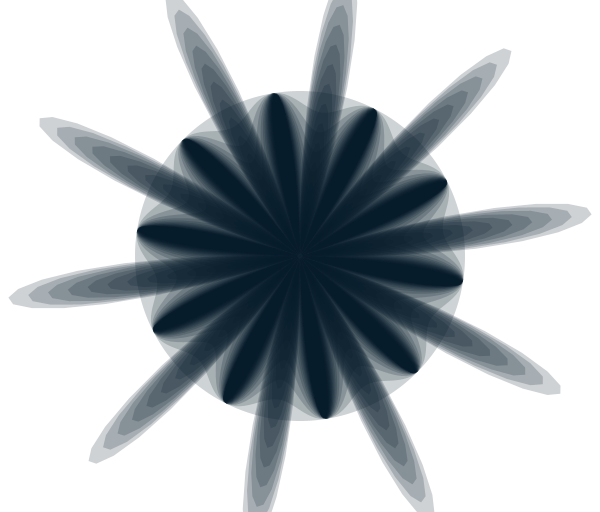
Frame 1 (no input)
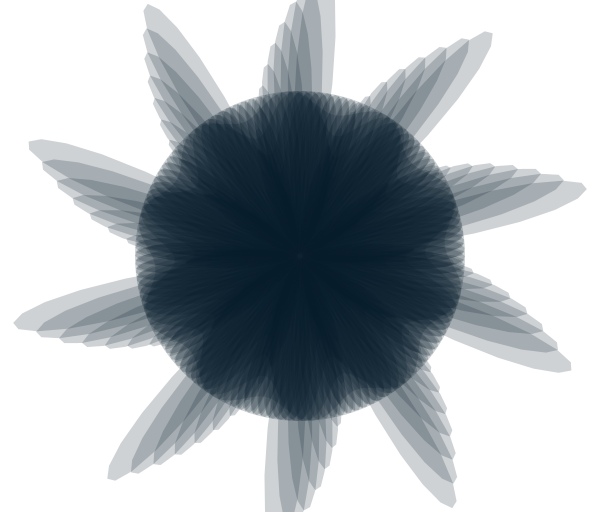
Frame 60 (the mouse pressed at the canvas centre just before this capture)
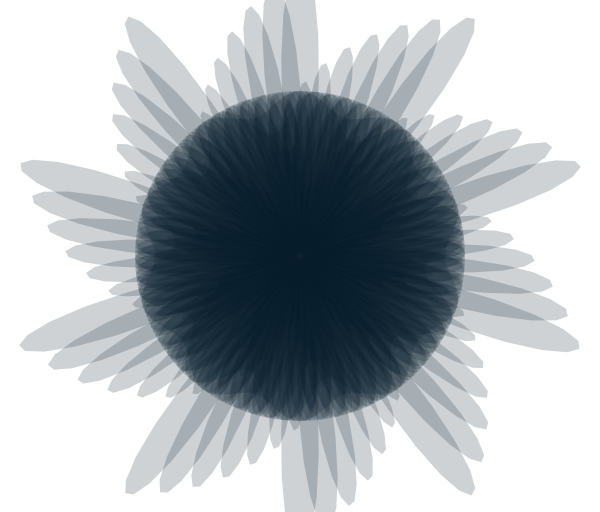
Frame 120 (the mouse held since frame 60 and released just before this capture)

The Processing sketch that drew these frames (run headless with seeded random() and noise(); from frame 60 on, the mouse is pressed at the canvas centre):

// Processing sketch: processing_133924
// ── processing_133924.pde

float offset = 0;
color c1 = color(5,29,39);
color c2 = color(5,24,39);
int anz = 24;
float minSpeed = -1;
float maxSpeed = 1;
 
void setup() {
  size(600,512);
  noStroke();
}
 
void draw() {
  //blendMode(BLEND);
  //hint(ENABLE_DEPTH_TEST);
  background(255);
  //hint(DISABLE_DEPTH_TEST);
   
  offset+= .01;
   
  int resolution = 250;
  int radius = 165;
  int circleX = width/2;
  int circleY = height/2;
   
  for(int j=0; j<anz; j++) {
     
    beginShape();
    color c = lerpColor(c1,c2,float(j)/anz);
    float speed = lerp(minSpeed, maxSpeed, float(j)/anz);
    fill(c,50);
 
    for(int i=0; i<resolution; i++) {
       
      float waveAngle = map(i,0,resolution,0,TWO_PI*10);
      float waveOffset = sin(waveAngle)*10*j;
       
      float angle = map(i,0,resolution,0,TWO_PI);
      float circleOffX = cos(angle+offset*speed) * (radius+waveOffset-j*10);
      float circleOffY = sin(angle+offset*speed) * (radius+waveOffset-j*10);
       
      float x = circleX + circleOffX;
      float y = circleY + circleOffY;
           
      vertex(x,y);
    }
    endShape();
  }
}
